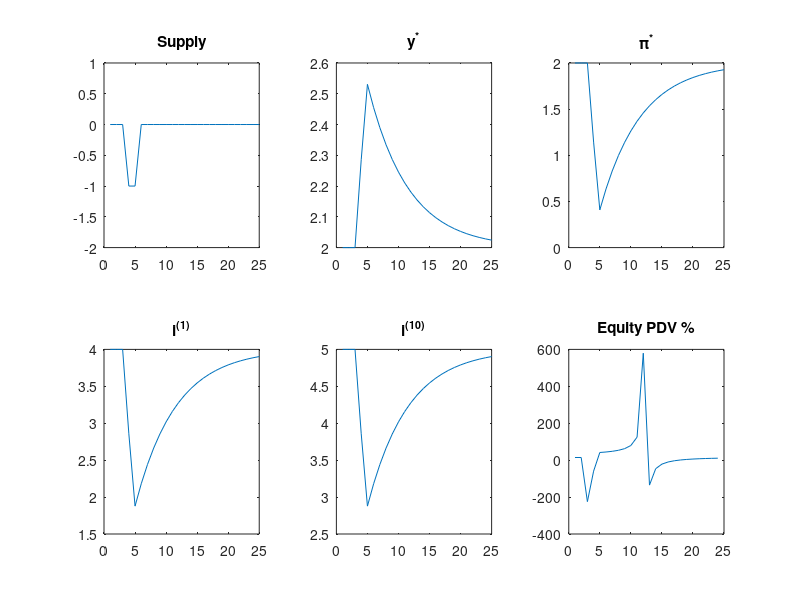

Write MATLAB code to recreate this figure.
%Purpose: 
%   Illustrate shocks inside of a Closed DyEM via Impulse Response
%   Functions
%Author: 
%   Mike Aguilar, UNC-CH Economics, Dec'16


%Housekeeping
    clear all; close all; clc

%Set length of time for the IRF
    T = 25; 

%Exogenous Variable Settings
    etabar = 0.05*ones(T,1);
    eta = etabar;
    v = zeros(T,1); 
        v(4)= -1; v(5)=-1;
    pihat = ones(T,1)*2; 

    eps = zeros(T,1); 
    ybar = ones(T,1)*2; 
    rbar1 = ones(T,1)*2; 

%Parameter Settings
    thetapi = 0.5; 
    thetay = 0.5; 
    delta = 0.5; 
    alpha = 1; 
    %gamma = 0.5; 


%Macro Equilibrium 
    %Prepopulate
    ystar = ybar ;
    pistar = pihat; 
    i1(1,1) = rbar1(1,1)+pihat(1,1); 
    
    for t = 2:T
        ystar(t,1) = ybar(t,1) + (1/ (1+alpha*thetay+delta*alpha*thetapi))*(( alpha*thetapi)*pihat(t,1) + (-alpha*thetapi)*pistar(t-1,1)-alpha*(eta(t,1)-etabar(t,1))+eps(t,1)-alpha*thetapi*v(t,1)); 
        pistar(t,1) = (1/ (1+alpha*thetay+delta*alpha*thetapi))*( (delta*alpha*thetapi)*pihat(t,1)+(1+alpha*thetay)*pistar(t-1,1)-alpha*delta*(eta(t,1)-etabar(t-1,1))+delta*eps(t,1)+(1+alpha*thetay)*v(t,1)); 
        i1(t,1) = rbar1(t,1) + pistar(t,1) + thetapi*(pistar(t,1)-pihat(t,1)) + thetay*(ystar(t,1)-ybar(t,1)); 
    end

%Plot the shock
    subplot(2,3,1), plot(v), title('Supply')
    ylim([-2,1])
%Macro IRF
    subplot(2,3,2), plot(ystar), title('y^{*}')
    subplot(2,3,3), plot(pistar), title('\pi^{*}')
    
 
%Yield Curve
    %Parameter Setting
        M = 10; %Maximum maturity
        %liq = linspace(0,.02,M)'; %Liq Premium. Each entry is the liq premium for another maturity. 
        liq = [0.1:.1:1]'; 

    %Rates matrix: rows are time; columns are maturity; Row is yield curve
    %at a particular time. 
    Rates = zeros(T,size(liq,1)); 
    Rates(:,1) = i1; 
    for t = 1:T
        for m = 2:size(liq,1)
            Rates(t,m) = Rates(t,1)+liq(m,1); 
        end
    end
    %Fixed Income Plots
        subplot(2,3,4), plot(Rates(:,1)), title('i^{(1)}'); 
       % hold on 
        %subplot(2,2,3), plot(Rates(:,end),'r') 
        subplot(2,3,5), plot(Rates(:,end)), title('i^{(10)}'); 
    
    
    
%Equities
    %Settings
        beta = 0.1; 
        c = 0.4; 
        Phi = .5; %Backward looking behavior in growth expectations
        G = (pihat+ybar)*(1+beta); 
    %Prepopulate
        EPS = zeros(T,1); 
        EPS(1,1) = 100; 
        
    %Construct earnings
        for t = 2:T
            EPS(t,1) = EPS(t-1,1)*(1+ystar(t,1)/100+pistar(t,1)/100)*(1+beta);
        end
    %Dividends
        for t = 1:T
            Div(t,1) = EPS(t,1)*(1-c); 
        end
    %Exp Output; Rows=time; Columns=forecast maturity; 
        ExpY(1,1:M) = repmat(ybar(1,1)/100,1,M); 
        for t = 2:T
            for m = 1:M
                ExpY(t,m) = Phi^(t*m)*ystar(t-1,1)/100+(1-Phi^(t*m))*(ybar(t,1)/100);
            end
        end
    %Exp Inflation; Rows=time; Columns=forecast maturity; 
        ExpPi(1,1:M) = repmat(pihat(1,1)/100,1,M); 
        for t = 2:T
            for m = 1:M
                ExpPi(t,m) = Phi^(t*m)*pistar(t-1,1)/100+(1-Phi^(t*m))*(pihat(t,1)/100);
            end
        end
    %Expected Market Premium
        for t = 1:T
            MRP(t,1) = ((prod(1+ExpY(t,:)))^(1/M)-1)-Rates(t,M)/100; 
        end
    % k 
        for t = 1:T
            k(t,1) = Rates(t,M) + beta*MRP(t,1); 
        end
        
    %  PDV
        for t = 1:T
            PDV(t,1) = Div(t,1) ./ (k(t,1)/100-G(t,1)/100); 
        end
        %Returns
            Ret = (PDV(2:end,1)./PDV(1:end-1,1) - 1)*100; 
        
    %Equity Plot
        subplot(2,3,6),plot(Ret),title('Equity PDV %'); 
